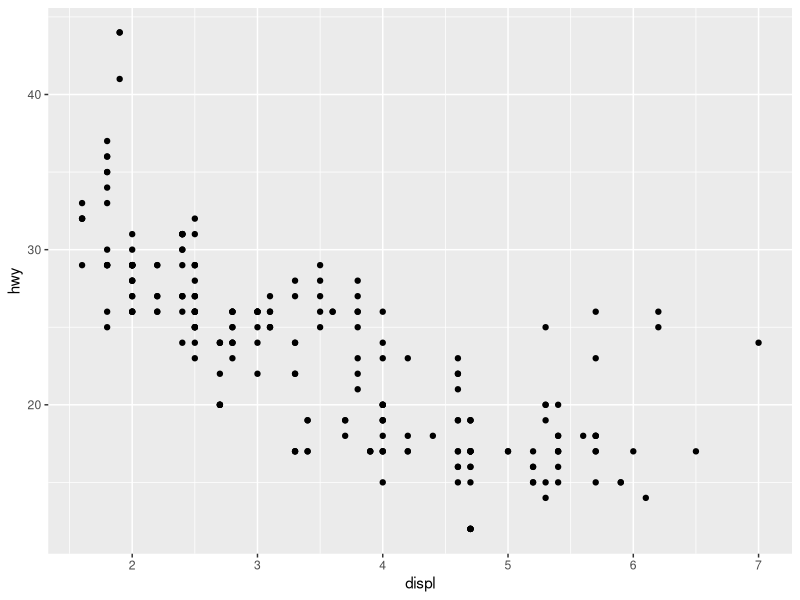
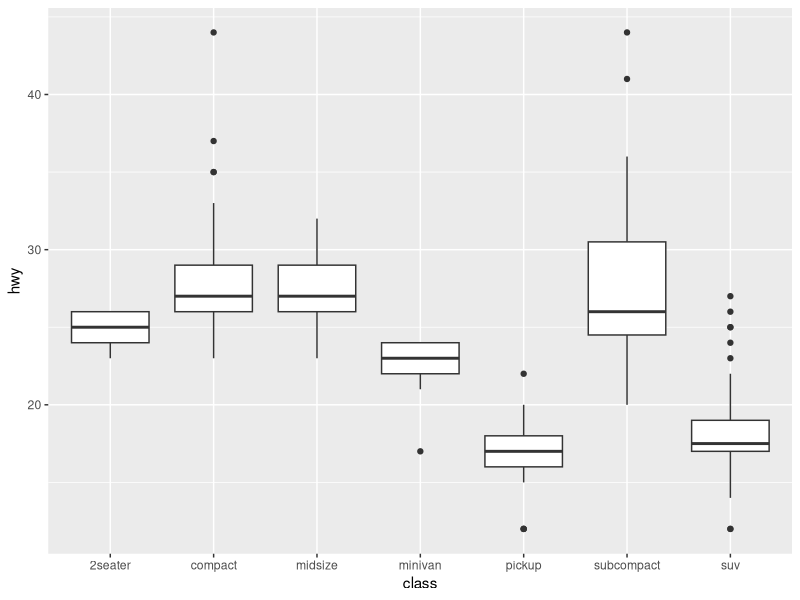
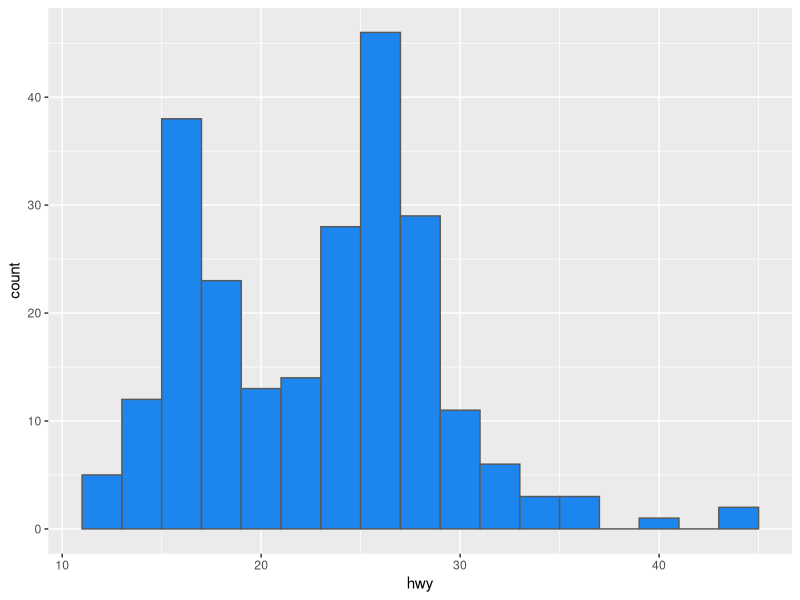
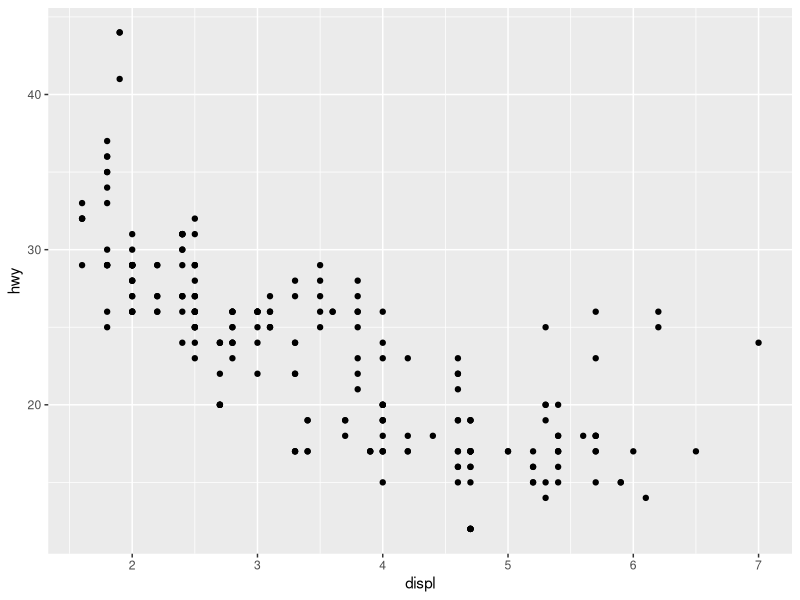
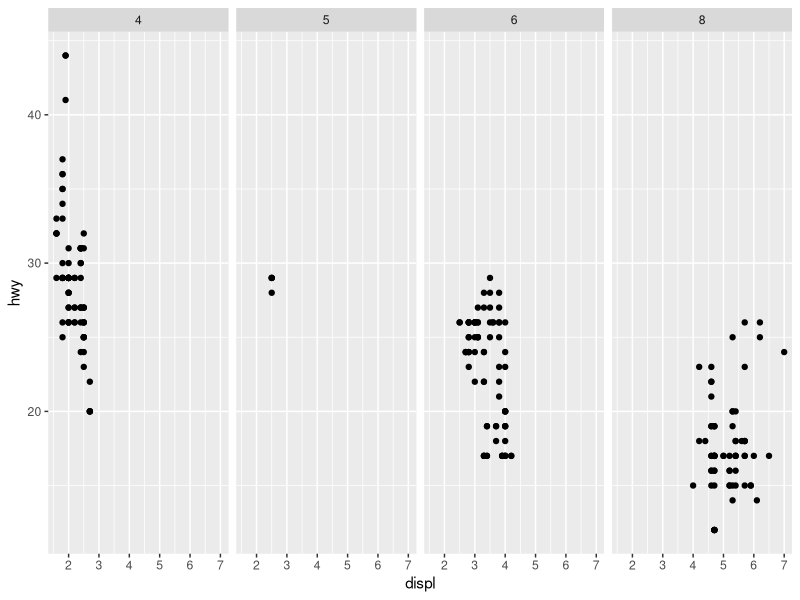
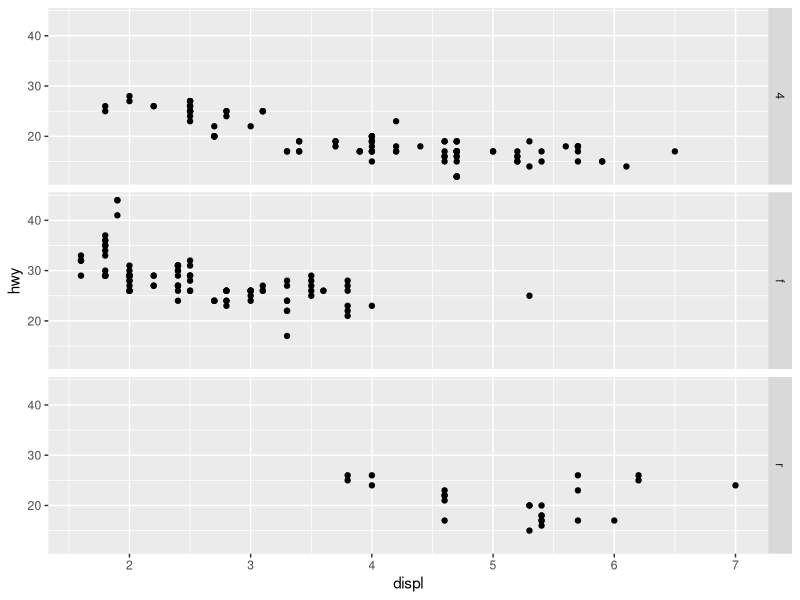
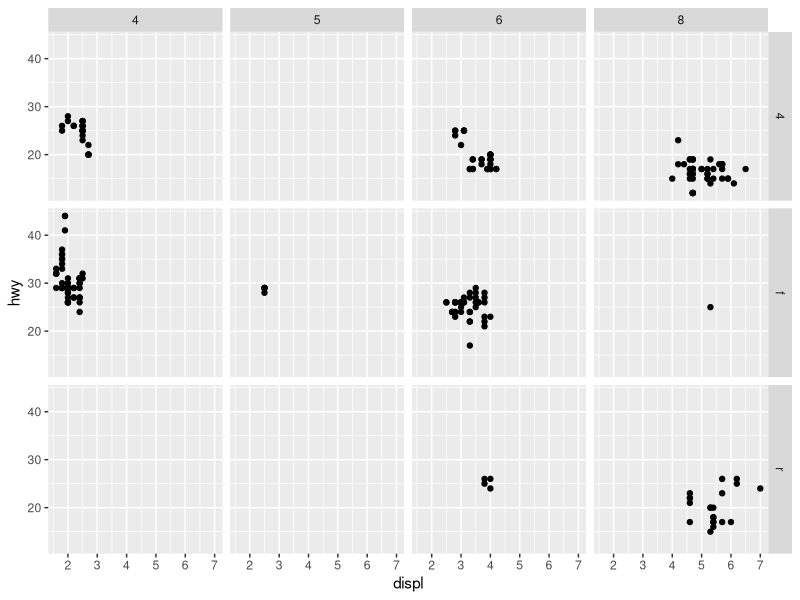
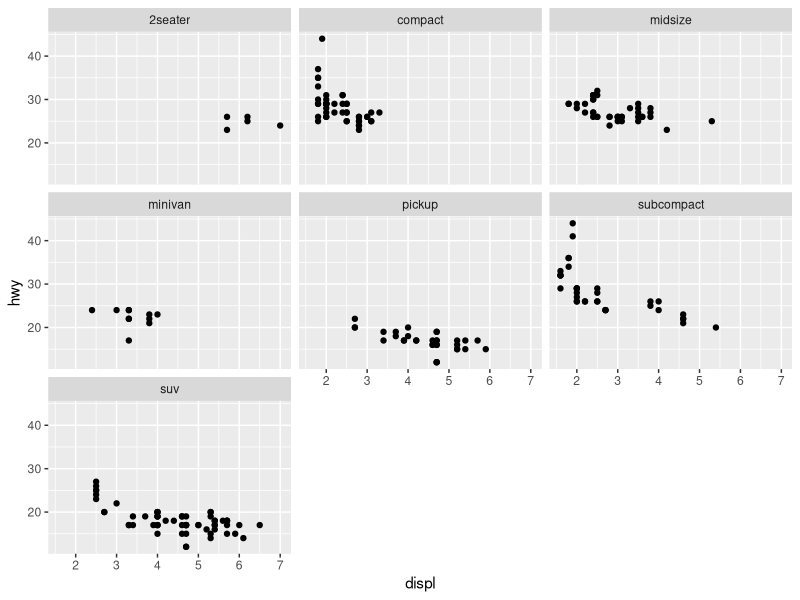

R code for these plots, in order:
## ---- chunk 1
#| label: setup
#| include: false
library(tidyverse)
## ---- chunk 2
mpg
## ---- chunk 3
ggplot(data=mpg) +
  geom_point(aes(x = displ,
                 y = hwy))
## ---- chunk 4
ggplot(data = mpg) +
  geom_boxplot(mapping = aes(x = class, y = hwy))
## ---- chunk 5
ggplot(data = mpg) +
  geom_histogram(mapping = aes(x = hwy),
                 binwidth = 2,
                 fill = "dodgerblue2",
                 color = "grey35")
## ---- chunk 6

## ---- chunk 7
ggplot(data = mpg) +
  geom_point(mapping = aes(x = displ, y = hwy))
## ---- chunk 8
# Makes a plot that the commands below will modify
q <- ggplot(mpg) + geom_point(aes(x = displ, y = hwy))

q + facet_grid(. ~ cyl)
q + facet_grid(drv ~ .)
q + facet_grid(drv ~ cyl)
q + facet_wrap(~ class)
## ---- chunk 9

## ---- chunk 10
ggplot(mpg) + 
  geom_point(aes(displ, hwy)) +
  geom_smooth(aes(displ, hwy)) 
  ggsave("example.jpg")
